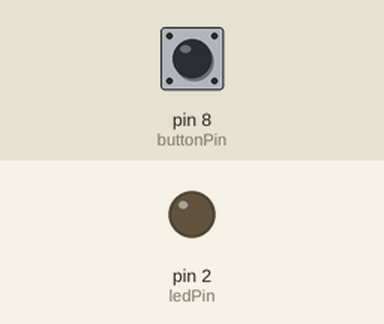
Recording of a sketch running on a simulated Arduino Uno, built with avr-gcc and run on an emulated ATmega328P. Parts: output pins drawn as LEDs (lit = HIGH). Inputs (shaded band) come from the test bench; at power-on: pin 8 (buttonPin) HIGH.

Above: at 1.2 s.
1.3 s: pin 8 (buttonPin) pulled LOW for 0.15 s
At 1.37 s:
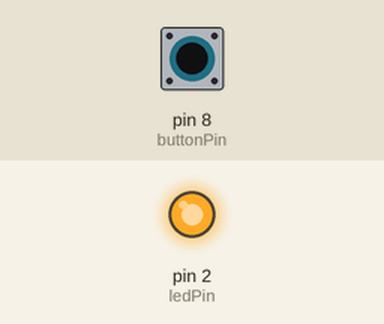
2.9 s: pin 8 (buttonPin) pulled LOW for 3.2 s
At 7.4 s:
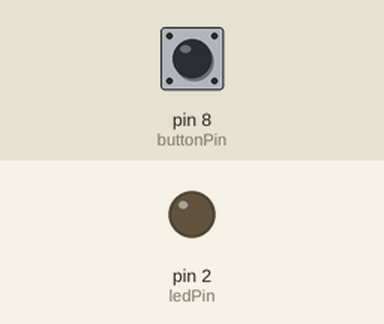
Timing chart, 0 to 8.9 s (numbered marks = the images above; inputs shaded):
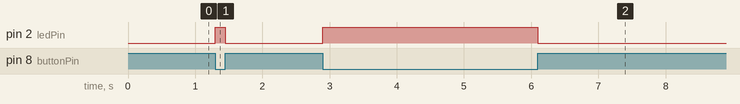

Measured:
- after the input at 1.3 s, pin 2 (ledPin): LOW → HIGH at once, → LOW 0.15 s later
- after the input at 2.9 s, pin 2 (ledPin): LOW → HIGH at once, → LOW 3.2 s later

The sketch:

file4.ino
```cpp
int buttonPin = 8;
int ledPin = 2;
int buttonState = 0;
void setup() {
  pinMode(buttonPin, INPUT_PULLUP);
  pinMode(ledPin, OUTPUT);
}
void loop() {
  buttonState = digitalRead(buttonPin);
  if (buttonState == LOW) {
    digitalWrite(ledPin, HIGH);
  }
  else {
    digitalWrite(ledPin, LOW);
  }
}
// put your main code here, to run repeatedly:
```
